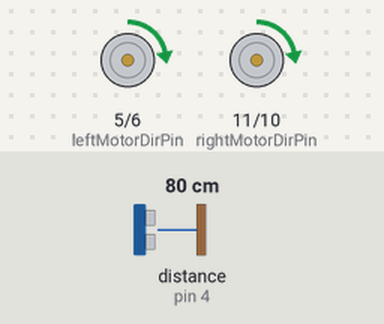
Simulated run of this sketch. Board: Arduino Uno, built with avr-gcc and run on an emulated ATmega328P. Parts: direction and speed pins drawn as motors (green arrow = direction pin HIGH = forward, orange = LOW = backward, longer = more drive). Wiring (inferred from the names in the program): ultrasonic range finder: trigger pin 7; echo pin 4. The inputs (shaded band) are chosen by the test bench; at power-on: distance to the obstacle (sensor on pin 4) 80 cm. The echo pulse lasts 58.3 µs per cm; what the sketch prints to the serial monitor is not drawn.

Above: at 0.1 s.
Timing chart, 0 to 1.6 s (numbered marks = the images above):
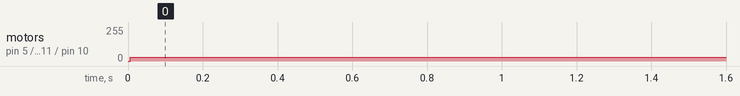

Measured:
- by itself, motor on pin 5 (leftMotorDirPin) / pin 6 (leftMotorPwmPin), motor on pin 11 (rightMotorDirPin) / pin 10 (rightMotorPwmPin): stopped → forward 30/255 at 0.01 s

The sketch:

wall.ino
```cpp
long durationRight; // variable for the duration of right sound wave travel
long durationLeft; // variable for the duration of left sound wave travel
int trigPinRight = 7;
int echoPinRight = 4;
int trigPinLeft = 9;
int echoPinLeft = 3;
int rightMotorPwmPin = 10;
int rightMotorDirPin = 11;
int leftMotorPwmPin =  6;
int leftMotorDirPin = 5;
double rightMotorPower;
double leftMotorPower;
double turnSpeed = 30;
double driveStraightSpeed = 40;
double rightDistance;
double leftDistance;
int motors [4] = {rightMotorPwmPin, rightMotorDirPin, leftMotorPwmPin, leftMotorDirPin}; // an array includes all the pins that connected to the motors

void setup()
{
  for (int i = 0; i < 5; i++){
    pinMode (motors[i], OUTPUT);
    }
    pinMode (echoPinLeft, INPUT);
    pinMode (echoPinRight, INPUT);
    pinMode (trigPinLeft, OUTPUT);
    pinMode (trigPinRight, OUTPUT);
    digitalWrite (motors[1], 0);
    digitalWrite (motors[3], 1);
    Serial.begin (9600);
    driveStraightSpeed = 40;
    // just initializing
}

void loop()
{
      findRightDistance();
    analogWrite (motors[0], driveStraightSpeed);
    analogWrite (motors[2], driveStraightSpeed);
    Serial.println (rightDistance);
    if (rightDistance < 100 || leftDistance < 100){
      if (rightDistance > leftDistance){
        Serial.println ("left");
        turn (false);
        }
      if (rightDistance < leftDistance){
        Serial.println ("right");
        turn (true);
        }
      else {
driveStraightSpeed = 0;
        }
        // either stop or turn in order to be vertical to the wall
      }

}
void turn (bool directionToMove){
  int currentTime = millis();
  analogWrite (motors[0], turnSpeed);
  analogWrite (motors[2], turnSpeed);
  if (directionToMove){
    while (leftDistance > rightDistance){
      findRightDistance();
      digitalWrite (motors[1], 0);
      digitalWrite (motors[3], 0);
      }
    }
  if (!directionToMove){
    while(leftDistance < rightDistance){
    findRightDistance();
    digitalWrite (motors[1], 1);
    digitalWrite (motors[3], 1);
    }
    }
  }
  void findRightDistance (){
  digitalWrite(trigPinRight, LOW);
  delayMicroseconds(2);
  // Sets the trigPin HIGH (ACTIVE) for 10 microseconds
  digitalWrite(trigPinRight, HIGH);
  delayMicroseconds(10);
  digitalWrite(trigPinRight, LOW);
  // Reads the echoPin, returns the sound wave travel time in microseconds
durationRight = pulseIn(echoPinRight, HIGH);
  // Calculating the distance
  rightDistance = durationRight * 0.034 / 2; // Speed of sound wave divided by 2 (go and back)
  }
```
